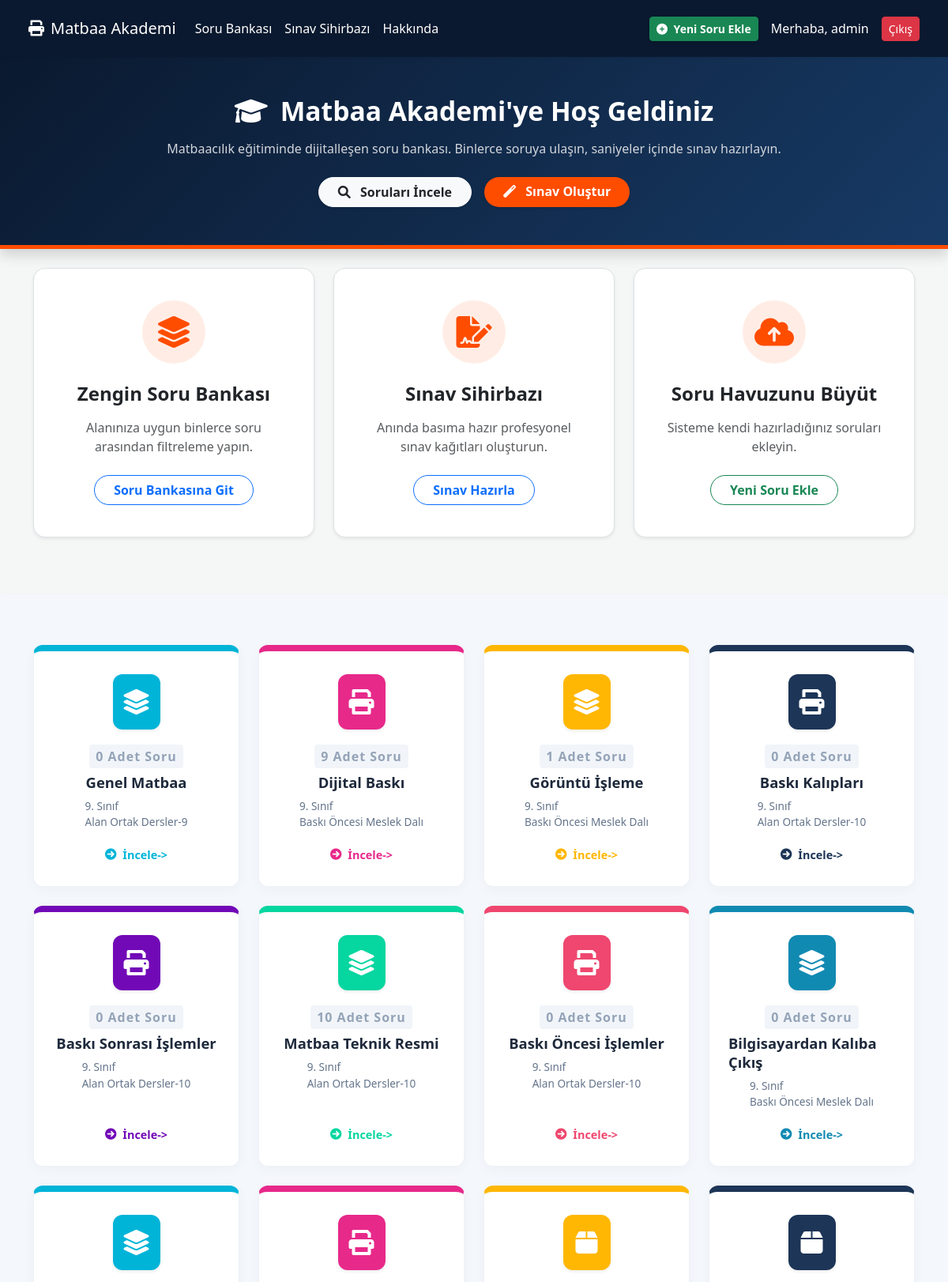
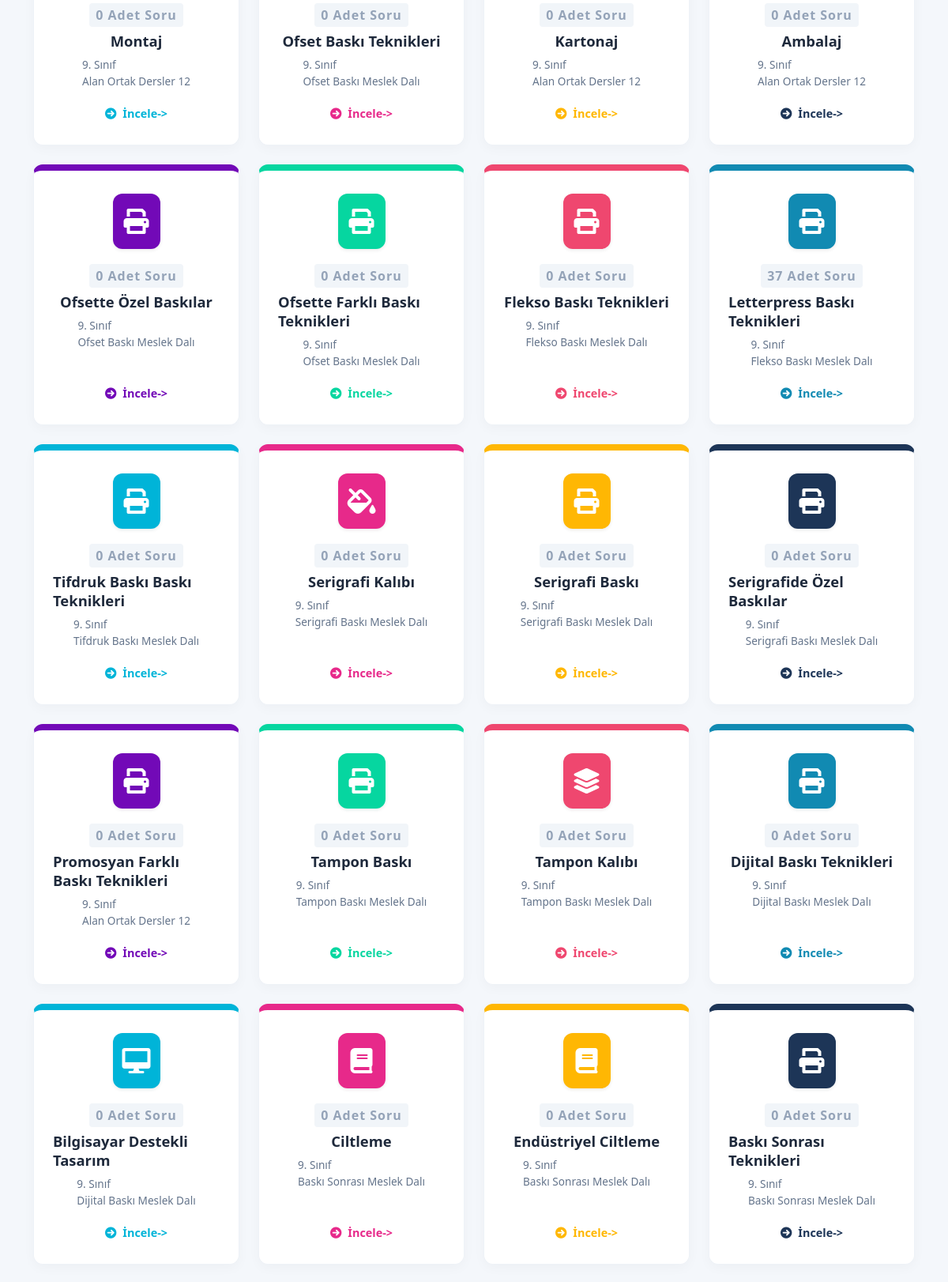
Screenshot of / (signed in, upper part) with the database file from the repository (2 pictures, top to bottom).
### akademi/models.py (models this page shows, shortened)
class CustomUser(AbstractUser):
    adi = models.CharField(max_length=50, blank=True, null=True)
    soyadi = models.CharField(max_length=50, blank=True, null=True)
    unvan = models.CharField(max_length=50, blank=True, null=True)
    okul = models.CharField(max_length=255, blank=True, null=True)
    calistigi_alan = models.CharField(max_length=100, blank=True, null=True)
    membership_type = models.CharField(max_length=20, default='free')
    class Meta:
        verbose_name = "Kullanıcı"
        verbose_name_plural = "Kullanıcılar"

class Ders(models.Model):
    dal = models.ForeignKey(Dal, on_delete=models.CASCADE, related_name='dersler')
    adi = models.CharField(max_length=100)
    class Meta:
        verbose_name = "Ders"
        verbose_name_plural = "Dersler"

class Dal(models.Model):
    sinif = models.ForeignKey(Sinif, on_delete=models.CASCADE, related_name='dallar')
    adi = models.CharField(max_length=100)
    class Meta:
        verbose_name = "Dal"
        verbose_name_plural = "Dallar"

### akademi/views.py (the view)
# urls.py: path('', views.home, name='home'),
def home(request):
    dersler = Ders.objects.select_related('dal__sinif').all()
    ders_istatistikleri = []
    for ders in dersler:
        soru_adet = Soru.objects.filter(ders=ders, onay_durumu='onaylandi').count()
        ders_istatistikleri.append({
            'adi': ders.adi,
            'soru_sayisi': soru_adet,
            'dal_adi': ders.dal.adi,          # YENİ: Dal adını aldık
            'sinif': ders.dal.sinif.sinif     # YENİ: Sınıf derecesini aldık
        })
    context = {
        'ders_istatistikleri': ders_istatistikleri
    }
    return render(request, 'home.html', context)

### akademi/templates/home.html (shortened to what this page needs)
{% extends 'base.html' %}
{% load static %}
{% block content %}
<div class="hero-section text-center shadow">
    <div class="container">
        <h1 class="hero-title mb-3"><i class="fas fa-graduation-cap me-3"></i>Matbaa Akademi'ye Hoş Geldiniz</h1>
        <p class="lead mb-4" style="max-width: 800px; margin: 0 auto; color: #d1d5db; font-size: 1rem;">
            Matbaacılık eğitiminde dijitalleşen soru bankası. Binlerce soruya ulaşın, saniyeler içinde sınav hazırlayın.
        </p>
        <div class="d-flex justify-content-center gap-3 flex-wrap">
            <a href="{% url 'soru_bankasi' %}" class="btn btn-light px-4 shadow-sm text-dark fw-bold rounded-pill">
                <i class="fas fa-search me-2"></i> Soruları İncele
            </a>
            <a href="{% url 'sihirbaz' %}" class="btn px-4 shadow-sm fw-bold rounded-pill" style="background-color: var(--accent-color); color: white; border: none;">
                <i class="fas fa-magic me-2"></i> Sınav Oluştur
            </a>
        </div>
    </div>
</div>
<div class="container py-4 mb-5">
    <div class="row g-4 justify-content-center">
        <div class="col-md-4">
            <div class="card feature-card text-center p-4 shadow-sm border">
                <div class="card-body">
                    <div class="icon-wrapper"><i class="fas fa-layer-group"></i></div>
                    <h4 class="card-title fw-bold text-dark mb-3">Zengin Soru Bankası</h4>
                    <p class="card-text text-muted mb-4">Alanınıza uygun binlerce soru arasından filtreleme yapın.</p>
                    <a href="{% url 'soru_bankasi' %}" class="btn btn-outline-primary rounded-pill px-4 fw-bold">Soru Bankasına Git</a>
                </div>
            </div>
        </div>
        <div class="col-md-4">
            <div class="card feature-card text-center p-4 shadow-sm border">
                <div class="card-body">
                    <div class="icon-wrapper"><i class="fas fa-file-signature"></i></div>
                    <h4 class="card-title fw-bold text-dark mb-3">Sınav Sihirbazı</h4>
                    <p class="card-text text-muted mb-4">Anında basıma hazır profesyonel sınav kağıtları oluşturun.</p>
                    <a href="{% url 'sihirbaz' %}" class="btn btn-outline-primary rounded-pill px-4 fw-bold">Sınav Hazırla</a>
                </div>
            </div>
        </div>
        <div class="col-md-4">
            <div class="card feature-card text-center p-4 shadow-sm border">
                <div class="card-body">
                    <div class="icon-wrapper"><i class="fas fa-cloud-upload-alt"></i></div>
                    <h4 class="card-title fw-bold text-dark mb-3">Soru Havuzunu Büyüt</h4>
                    <p class="card-text text-muted mb-4">Sisteme kendi hazırladığınız soruları ekleyin.</p>
                    {% if request.user.is_authenticated %}
                        <a href="{% url 'yeni_soru' %}" class="btn btn-outline-success rounded-pill px-4 fw-bold">Yeni Soru Ekle</a>
                    {% else %}
                        <a href="{% url 'login' %}" class="btn btn-outline-secondary rounded-pill px-4 fw-bold">Giriş Yap</a>
                    {% endif %}
                </div>
            </div>
        </div>
    </div>
</div>
<div class="stats-bar shadow-sm">
    <div class="container">
        <div class="row row-cols-1 row-cols-md-2 row-cols-lg-4 g-4 justify-content-center">
            {% if ders_istatistikleri %}
                {% for ders in ders_istatistikleri %}
                <div class="col">
                    <div class="stat-item" style="--card-color: {% cycle '#00b4d8' '#e7298a' '#ffb703' '#1d3557' '#7209b7' '#06d6a0' '#ef476f' '#118ab2' %};">
                        <div class="icon-box shadow-sm">
                            <i class="fas
                                {% if 'Baskı' in ders.adi %}fa-print
                                {% elif 'Cilt' in ders.adi %}fa-book
                                {% elif 'Tasarım' in ders.adi %}fa-desktop
                                {% elif 'Ambalaj' in ders.adi or 'Kartonaj' in ders.adi %}fa-box
                                {% elif 'Kalıp' in ders.adi %}fa-stamp
                                {% elif 'Serigrafi' in ders.adi %}fa-fill-drip
                                {% elif 'Grafik' in ders.adi %}fa-palette
                                {% else %}fa-layer-group{% endif %}
                                stat-icon"></i>
                        </div>
                        <span class="course-badge">{{ ders.soru_sayisi }} Adet Soru</span>
                        <span class="stat-label">{{ ders.adi }}</span>
                        <span class="stat-desc">
                            {{ ders.sinif }}. Sınıf<br>
                            {{ ders.dal_adi }}
                        </span>
                        <a href="{% url 'soru_bankasi' %}" class="action-link">
                            <i class="fas fa-arrow-circle-right me-2"></i> İncele->
                        </a>
                    </div>
                </div>
                {% endfor %}
            {% else %}
                <div class="col-12 text-center">
                    <p class="text-muted fw-bold">Henüz sisteme tanımlanmış bir ders bulunamadı.</p>
                </div>
            {% endif %}
        </div>
    </div>
</div>
{% endblock %}

### akademi/templates/base.html (shortened to what this page needs)
<!DOCTYPE html>
<html lang="tr">
<head>
    <link href="https://cdn.jsdelivr.net/npm/bootstrap@5.3.0/dist/css/bootstrap.min.css" rel="stylesheet">
    <link rel="stylesheet" href="https://cdnjs.cloudflare.com/ajax/libs/font-awesome/6.0.0/css/all.min.css">
</head>
<body>
    <nav class="navbar navbar-expand-lg navbar-custom shadow-sm">
        <div class="container-fluid">
            <a class="navbar-brand d-flex align-items-center" href="{% url 'home' %}">
                <i class="fas fa-print me-2"></i> Matbaa Akademi
            </a>
            <div class="collapse navbar-collapse" id="navbarNav">
                <ul class="navbar-nav me-auto">
                    <li class="nav-item"><a class="nav-link" href="{% url 'soru_bankasi' %}">Soru Bankası</a></li>
                    <li class="nav-item"><a class="nav-link" href="{% url 'sihirbaz' %}">Sınav Sihirbazı</a></li>
                    <li class="nav-item"><a class="nav-link" href="{% url 'about' %}">Hakkında</a></li>
                </ul>
                <div class="d-flex align-items-center gap-2">
                    {% if request.user.is_authenticated %}
                        <a href="{% url 'yeni_soru' %}" class="btn btn-success btn-sm me-2 fw-bold shadow-sm">
                            <i class="fas fa-plus-circle me-1"></i> Yeni Soru Ekle
                        </a>
                        <span class="text-white me-2">Merhaba, {{ request.user.username }}</span>
                        <form method="post" action="{% url 'logout' %}" class="d-inline">
                            <button type="submit" class="btn btn-danger btn-sm">Çıkış</button>
                        </form>
                    {% else %}
                        <a href="{% url 'login' %}" class="btn btn-outline-light btn-sm">Giriş</a>
                        <a href="{% url 'register' %}" class="btn btn-accent btn-sm">Üye Ol</a>
                    {% endif %}
                </div>
            </div>
        </div>
    </nav>
    <main>
        {% block content %}{% endblock %}
    </main>
</body>
</html>

### akademi/templates/base.html (style rules this page uses)
:root { --primary-bg: #0a192f; --accent-color: #ff4d00; }
body { background-color: #f4f7f6; min-height: 100vh; }
.navbar-custom { background-color: var(--primary-bg); padding: 1rem 2%; }
.navbar-brand, .nav-link { color: white !important; }

### akademi/templates/home.html (style rules this page uses)
.hero-section { background: linear-gradient(135deg, var(--primary-bg) 0%, #173a65 100%); color: white; padding: 3rem 0; border-bottom: 5px solid var(--accent-color); margin-bottom: 0; }
.hero-title { font-size: 2.1rem; font-weight: 700; }
.stats-bar { background-color: #f4f7fb; padding: 4rem 0; margin-bottom: 3rem; }
.stat-item { background: white; border-radius: 12px; padding: 1.8rem 1.5rem; box-shadow: 0 4px 15px rgba(0,0,0,0.03); border: 1px solid #eef2f7; transition: all 0.3s ease; height: 100%; display: flex; flex-direction: column; align-items: anchor-center; text-align: left; border-top: 8px solid var(--card-color, #173a65); }
.icon-box { width: 60px; height: 70px; border-radius: 12px; background-color: var(--card-color, #173a65); display: flex; align-items: center; justify-content: center; margin-bottom: 1.2rem; }
.stat-icon { font-size: 2rem; color: white; }
.course-badge { font-size: 1rem; font-weight: 800; color: #94a3b8; letter-spacing: 1px; margin-bottom: 6px; text-transform: capitalize; background-color: #f1f5f9; padding: 3px 8px; border-radius: 4px; }
.stat-label { font-size: 1.15rem; font-weight: 700; color: #1e293b; margin-bottom: 8px; line-height: 1.3; }
.stat-desc { font-size: 0.85rem; color: #64748b; margin-bottom: 20px; }
.action-link { font-size: 0.9rem; font-weight: 700; text-decoration: none; color: var(--card-color, #173a65); margin-top: auto; display: inline-flex; align-items: center; transition: opacity 0.2s; }
.feature-card { transition: transform 0.3s ease, box-shadow 0.3s ease; border: none; border-radius: 15px; height: 100%; background-color: white; }
.icon-wrapper { width: 80px; height: 80px; border-radius: 50%; display: flex; align-items: center; justify-content: center; font-size: 2.5rem; margin: 0 auto 1.5rem auto; background-color: rgba(255, 77, 0, 0.1); color: var(--accent-color); }

### rows the page displays
CustomUser: user.username "admin"
Ders: adi "Genel Matbaa"
Dal: dal_adi "Alan Ortak Dersler-9"
Ders: adi "Dijital Baskı"
Dal: dal_adi "Baskı Öncesi Meslek Dalı" "Baskı Öncesi Meslek Dalı" "Baskı Öncesi Meslek Dalı"
Ders: adi "Görüntü İşleme"
Ders: adi "Baskı Kalıpları"
Dal: dal_adi "Alan Ortak Dersler-10" "Alan Ortak Dersler-10" "Alan Ortak Dersler-10" "Alan Ortak Dersler-10"
Ders: adi "Baskı Sonrası İşlemler"
Ders: adi "Matbaa Teknik Resmi"
Ders: adi "Baskı Öncesi İşlemler"
Ders: adi "Bilgisayardan Kalıba Çıkış"
Ders: adi "Montaj"
Dal: dal_adi "Alan Ortak Dersler 12" "Alan Ortak Dersler 12" "Alan Ortak Dersler 12" "Alan Ortak Dersler 12"
Ders: adi "Ofset Baskı Teknikleri"
Dal: dal_adi "Ofset Baskı Meslek Dalı" "Ofset Baskı Meslek Dalı" "Ofset Baskı Meslek Dalı"
Ders: adi "Kartonaj"
Ders: adi "Ambalaj"
Ders: adi "Ofsette Özel Baskılar"
Ders: adi "Ofsette Farklı Baskı Teknikleri"
Ders: adi "Flekso Baskı Teknikleri"
Dal: dal_adi "Flekso Baskı Meslek Dalı" "Flekso Baskı Meslek Dalı"
Ders: adi "Letterpress Baskı Teknikleri"
Ders: adi "Tifdruk Baskı Baskı Teknikleri"
Dal: dal_adi "Tifdruk Baskı Meslek Dalı"
Ders: adi "Serigrafi Kalıbı"
Dal: dal_adi "Serigrafi Baskı Meslek Dalı" "Serigrafi Baskı Meslek Dalı" "Serigrafi Baskı Meslek Dalı"
Ders: adi "Serigrafi Baskı"
Ders: adi "Serigrafide Özel Baskılar"
Ders: adi "Promosyan Farklı Baskı Teknikleri"
Ders: adi "Tampon Baskı"
Dal: dal_adi "Tampon Baskı Meslek Dalı" "Tampon Baskı Meslek Dalı"
Ders: adi "Tampon Kalıbı"
Ders: adi "Dijital Baskı Teknikleri"
Dal: dal_adi "Dijital Baskı Meslek Dalı" "Dijital Baskı Meslek Dalı"
Ders: adi "Bilgisayar Destekli Tasarım"
Ders: adi "Ciltleme"
Dal: dal_adi "Baskı Sonrası Meslek Dalı" "Baskı Sonrası Meslek Dalı" "Baskı Sonrası Meslek Dalı"
Ders: adi "Endüstriyel Ciltleme"
Ders: adi "Baskı Sonrası Teknikleri"

### other values shown
{{ ders.soru_sayisi }} "0" "9" "1" "0" "0" "10" "0" "0" "0" "0" "0" "0" "0" "0" "0" "37" "0" "0" "0" "0" "0" "0" "0" "0" "0" "0" "0" "0"
{{ ders.sinif }} "9" "9" "9" "9" "9" "9" "9" "9" "9" "9" "9" "9" "9" "9" "9" "9" "9" "9" "9" "9" "9" "9" "9" "9" "9" "9" "9" "9"
